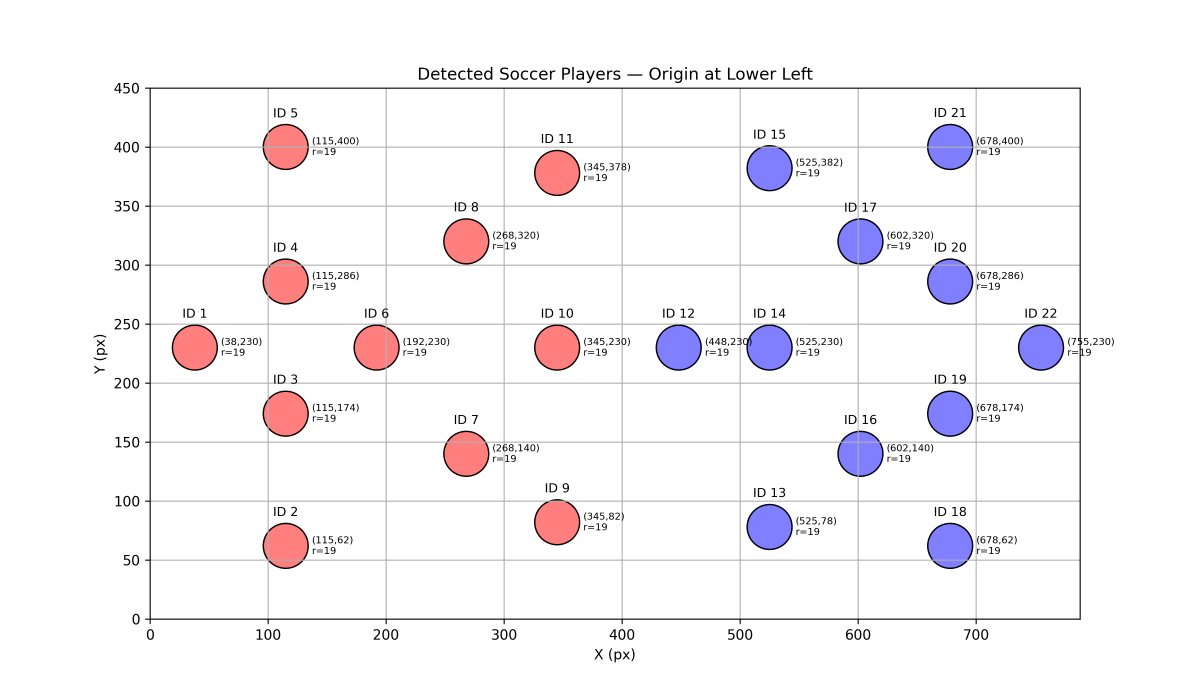
#> input picture player_plot.png, 3600 x 2100 px (shown at 1/3 size)
$ python circleFinding.py --image ../player_plot.png
#> lines starting #> are read from the running program, lines starting #| are printed output that depends on the picture
"""
soccer_circle_detection.py

Detect soccer player circles (22 expected),
output their center coordinates with origin at lower-left,
and visualize circles + labels: ID, coordinates, radius.
Circles are filled: first 11 red, next 11 blue.

Usage:
    python soccer_circle_detection.py --image topdown.png --debug
"""

import cv2
import numpy as np
import argparse
import math
import matplotlib.pyplot as plt

##############################
# Detection Helpers
##############################

def detect_with_hough(gray, dp=1.2, minDist=20, param1=60, param2=25, minRadius=5, maxRadius=60):
    circles = cv2.HoughCircles(gray, cv2.HOUGH_GRADIENT, dp=dp, minDist=minDist,
                               param1=param1, param2=param2,
                               minRadius=minRadius, maxRadius=maxRadius)
    if circles is None:
        return []
    circles = np.round(circles[0, :]).astype(int)
    return [(int(x), int(y), int(r)) for x, y, r in circles]

def detect_with_contours(img, min_area=50, max_area=5000):
    gray = cv2.cvtColor(img, cv2.COLOR_BGR2GRAY)
    thr = cv2.adaptiveThreshold(gray, 255, cv2.ADAPTIVE_THRESH_GAUSSIAN_C,
                                cv2.THRESH_BINARY_INV, 15, 7)
    kernel = cv2.getStructuringElement(cv2.MORPH_ELLIPSE, (5,5))
    clean = cv2.morphologyEx(thr, cv2.MORPH_OPEN, kernel, iterations=1)
    clean = cv2.morphologyEx(clean, cv2.MORPH_CLOSE, kernel, iterations=2)

    contours, _ = cv2.findContours(clean, cv2.RETR_EXTERNAL, cv2.CHAIN_APPROX_SIMPLE)

    circles = []
    for c in contours:
        area = cv2.contourArea(c)
        if area < min_area or area > max_area:
            continue
        (x, y), r = cv2.minEnclosingCircle(c)
        perimeter = cv2.arcLength(c, True)
        if perimeter <= 0:
            continue
        circularity = 4 * math.pi * area / (perimeter * perimeter)
        if circularity < 0.35:
            continue
        circles.append((int(round(x)), int(round(y)), int(round(r))))
    return circles

def select_top_n_by_radius(circles, expected_n):
    if len(circles) <= expected_n:
        return circles
    radii = [c[2] for c in circles]
    med_r = np.median(radii)
    sorted_c = sorted(circles, key=lambda c: abs(c[2] - med_r))
    return sorted_c[:expected_n]

def enforce_common_radius(circles):
    if not circles:
        return circles, None
    med = int(round(np.median([c[2] for c in circles])))
    return [(x, y, med) for (x, y, _) in circles], med

def convert_to_lower_left(circles, img_h):
    return [(x, img_h - y, r) for (x, y, r) in circles]

##############################
# Main Detection Pipeline
##############################

def detect_players(image_path, expected_n=22, debug=False):
#> called with image_path = '../player_plot.png', expected_n = 22, debug = False
    img = cv2.imread(image_path)
#> img is the input picture: shape (2100, 3600, 3); mean B, G, R 246.8, 244.4, 246.8
    if img is None:
        raise FileNotFoundError(image_path)

    h, w = img.shape[:2]
#> h = 2100; w = 3600
    gray = cv2.cvtColor(img, cv2.COLOR_BGR2GRAY)
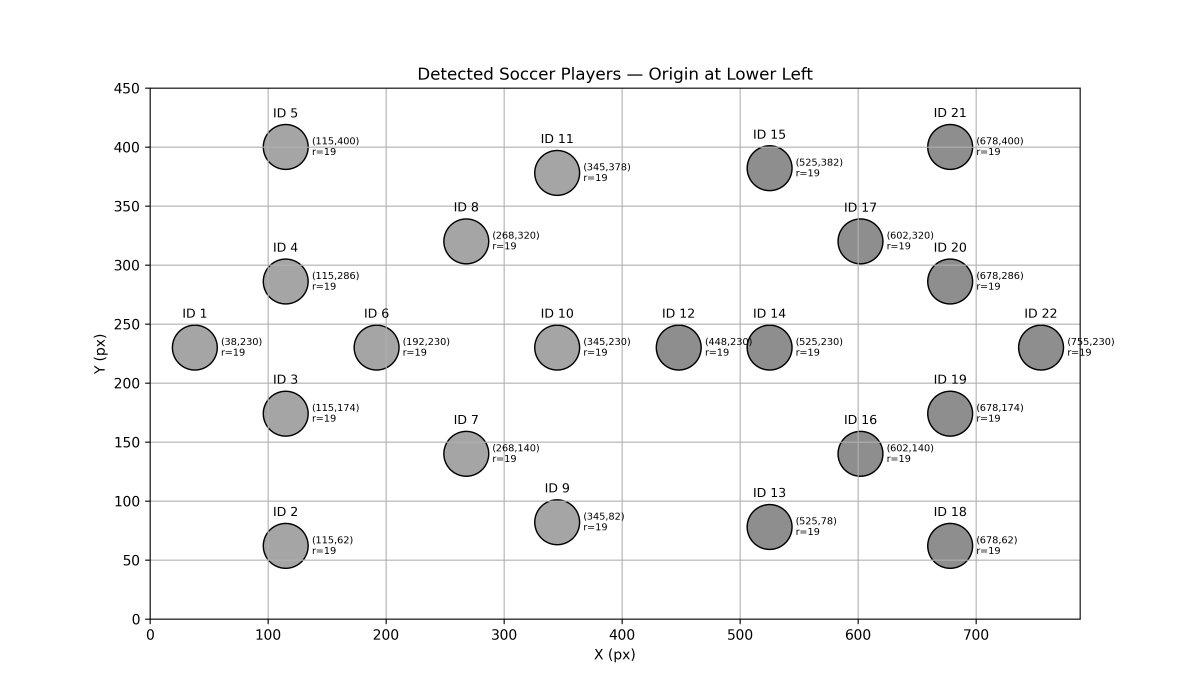
#> gray: shape (2100, 3600) (shown at 1/3 size); min 0, max 255, mean 245.4
    gray_blur = cv2.medianBlur(gray, 5)

    # 1️⃣ Try Hough Circles
    circles = detect_with_hough(
        gray_blur,
        dp=1.2,
        minDist=max(15, min(h,w)//30),
        param1=80,
        param2=28,
        minRadius=min(h,w)//120,
        maxRadius=min(h,w)//30
    )
#> in detect_with_hough, `circles = cv2.HoughCircles(gray, cv2.HOUGH_GRADIENT, dp=dp, minDist=mi..`: circles = 115 rows, first 8: [2035.8, 1042.2, 69.32], [1671, 1042.2, 69.32], [2308.2, 1042.2, 69.32], [583.8, 1042.2, 69.32], [1671, 1566.6, 69.32], [3123, 1042.2, 69.32], [856.2, 844.2, 69.32], [1398.6, 1361.4, 69.32]
#> in detect_with_hough, `circles = np.round(circles[0, :]).astype(int)`: circles = 115 rows, first 8: [2036, 1042, 69], [1671, 1042, 69], [2308, 1042, 69], [584, 1042, 69], [1671, 1567, 69], [3123, 1042, 69], [856, 844, 69], [1399, 1361, 69]
#> circles = 115 items, first 6: (2036, 1042, 69), (1671, 1042, 69), (2308, 1042, 69), (584, 1042, 69), (1671, 1567, 69), (3123, 1042, 69)
    if debug:
        print("Hough found:", len(circles))

    # 2️⃣ If not enough, contour fallback
    if len(circles) < expected_n:
        contour_circles = detect_with_contours(
            img,
            min_area=int(0.3 * math.pi * (min(h,w)/120)**2),
            max_area=int(3.0 * math.pi * (min(h,w)/30)**2)
        )
        if debug:
            print("Contours found:", len(contour_circles))
        circles += contour_circles

    # Duplicate removal
    unique = []
    tol = max(4, min(h,w)//60)
#> tol = 35
    for x,y,r in circles:
        if all((x-cx)**2+(y-cy)**2 > tol*tol for cx,cy,_ in unique):
            unique.append((x,y,r))
#> this loop made 115 passes
#> (x, y, r) on passes 1 to 12: (2036, 1042, 69), (1671, 1042, 69), (2308, 1042, 69), (584, 1042, 69), (1671, 1567, 69), (3123, 1042, 69), (856, 844, 69), (1399, 1361, 69), (2308, 1581, 69), (1130, 1042, 69), (2851, 844, 69), (2581, 1361, 69)
#> after the loop, unique has the same summary as circles
    circles = unique
    if debug: print("After filter:", len(circles))

    # Keep best 22
    circles = select_top_n_by_radius(circles, expected_n)
#> in select_top_n_by_radius, `radii = [c[2] for c in circles]`: radii = 115 values, max 69 at index 0, min 20 at index 61, mean 44.97
#> in select_top_n_by_radius, `med_r = np.median(radii)`: med_r = 43
#> in select_top_n_by_radius, `sorted_c = sorted(circles, key=lambda c: abs(c[2] - med_r))`: sorted_c = 115 items, first 6: (2968, 1657, 43), (2017, 223, 43), (3287, 1057, 43), (2533, 1285, 44), (3229, 1018, 44), (2111, 223, 44)
#> circles = 22 items, first 6: (2968, 1657, 43), (2017, 223, 43), (3287, 1057, 43), (2533, 1285, 44), (3229, 1018, 44), (2111, 223, 44)

    # Force single radius
    circles, common_r = enforce_common_radius(circles)
#> in enforce_common_radius, `med = int(round(np.median([c[2] for c in circles])))`: med = 44
#> circles = 22 items, first 6: (2968, 1657, 44), (2017, 223, 44), (3287, 1057, 44), (2533, 1285, 44), (3229, 1018, 44), (2111, 223, 44); common_r = 44

    # Convert to lower-left origin
    circles_ll = convert_to_lower_left(circles, h)
#> circles_ll = 22 items, first 6: (2968, 443, 44), (2017, 1877, 44), (3287, 1043, 44), (2533, 815, 44), (3229, 1082, 44), (2111, 1877, 44)

    # Sort left→right, bottom→top
    circles_ll.sort(key=lambda c: (c[0], c[1]))

    detected = [{
        "id": i+1,
        "x": float(x),
        "y": float(y),
        "radius": float(r)
    } for i,(x,y,r) in enumerate(circles_ll)]
#> detected = 22 items

    return {
        "image_shape": (w, h),
        "detected": detected,
        "common_radius": float(common_r) if common_r is not None else None,
        "original": img
    }

##############################
# Visualization
##############################

def plot_detected_players(result, save_path=None):
    players = result["detected"]
    img_w, img_h = result["image_shape"]

    plt.figure(figsize=(12, 7))
    ax = plt.gca()

    for p in players:
        x, y, r = p["x"], p["y"], p["radius"]
        # First 11 players red, next 11 blue
        color = 'red' if p["id"] <= 11 else 'blue'
        ax.add_patch(plt.Circle((x, y), r, fill=True, color=color, alpha=0.5))  # Filled circle
        ax.add_patch(plt.Circle((x, y), r, fill=False, color='black', lw=1))  # Black outline
        plt.text(x, y+r+4, f"ID {p['id']}", ha="center", va="bottom", fontsize=9, color="black")
        plt.text(x+r+3, y, f"({x:.0f},{y:.0f})\nr={r:.0f}",
                 ha="left", va="center", fontsize=7, color="black")

    plt.xlim(0, img_w)
    plt.ylim(0, img_h)
    plt.gca().set_aspect("equal")
    plt.grid(True)
    plt.title("Detected Soccer Players — Origin at Lower Left")
    plt.xlabel("X (px)")
    plt.ylabel("Y (px)")

    if save_path:
        plt.savefig(save_path, dpi=300)
        print("Plot saved to:", save_path)

    plt.show()

##############################
# Main run
##############################

if __name__ == "__main__":
    parser = argparse.ArgumentParser()
    parser.add_argument("--image", required=True)
    parser.add_argument("--expected", type=int, default=22)
    parser.add_argument("--debug", action="store_true")
    args = parser.parse_args()

    result = detect_players(args.image, expected_n=args.expected, debug=args.debug)
#> result = 4 items

    print("\nDetected Players:")
    for p in result["detected"]:
        print(f"ID {p['id']:02d}: x={p['x']:.1f}, y={p['y']:.1f}, r={p['radius']:.1f}")
#> this loop made 22 passes
#> p on passes 1 to 12: {'id': 1, 'x': 691, 'y': 1091, 'radius': 44}, {'id': 2, 'x': 827, 'y': 197, 'radius': 44}, {'id': 3, 'x': 980, 'y': 881, 'radius': 44}, {'id': 4, 'x': 1033, 'y': 1273, 'radius': 44}, {'id': 5, 'x': 1309, 'y': 1877, 'radius': 44}, {'id': 6, 'x': 1471, 'y': 815, 'radius': 44}, {'id': 7, 'x': 1553, 'y': 197, 'radius': 44}, {'id': 8, 'x': 1559, 'y': 1875, 'radius': 44}, {'id': 9, 'x': 1603, 'y': 641, 'radius': 44}, {'id': 10, 'x': 1771, 'y': 565, 'radius': 44}, {'id': 11, 'x': 2017, 'y': 1877, 'radius': 44}, {'id': 12, 'x': 2111, 'y': 1877, 'radius': 44}
#| ID 01: x=691.0, y=1091.0, r=44.0
#| ID 02: x=827.0, y=197.0, r=44.0
#| ID 03: x=980.0, y=881.0, r=44.0
#| ID 04: x=1033.0, y=1273.0, r=44.0
#| ID 05: x=1309.0, y=1877.0, r=44.0
#| ID 06: x=1471.0, y=815.0, r=44.0
#| ID 07: x=1553.0, y=197.0, r=44.0
#| ID 08: x=1559.0, y=1875.0, r=44.0
#> (further printed lines are left out)

    plot_detected_players(result, save_path="player_plot.png")
#> in plot_detected_players, `players = result["detected"]`: players = 22 items
#> in plot_detected_players, `img_w, img_h = result["image_shape"]`: img_w = 3600; img_h = 2100
#> the loop in plot_detected_players, `for p in players:` made 22 passes
#> (p, x, y, color) on passes 1 to 10: ({'id': 1, 'x': 691, 'y': 1091, 'radius': 44}, 691, 1091, 'red'), ({'id': 2, 'x': 827, 'y': 197, 'radius': 44}, 827, 197, 'red'), ({'id': 3, 'x': 980, 'y': 881, 'radius': 44}, 980, 881, 'red'), ({'id': 4, 'x': 1033, 'y': 1273, 'radius': 44}, 1033, 1273, 'red'), ({'id': 5, 'x': 1309, 'y': 1877, 'radius': 44}, 1309, 1877, 'red'), ({'id': 6, 'x': 1471, 'y': 815, 'radius': 44}, 1471, 815, 'red'), ({'id': 7, 'x': 1553, 'y': 197, 'radius': 44}, 1553, 197, 'red'), ({'id': 8, 'x': 1559, 'y': 1875, 'radius': 44}, 1559, 1875, 'red'), ({'id': 9, 'x': 1603, 'y': 641, 'radius': 44}, 1603, 641, 'red'), ({'id': 10, 'x': 1771, 'y': 565, 'radius': 44}, 1771, 565, 'red')
#> in plot_detected_players, `plt.savefig(save_path, dpi=300)`:
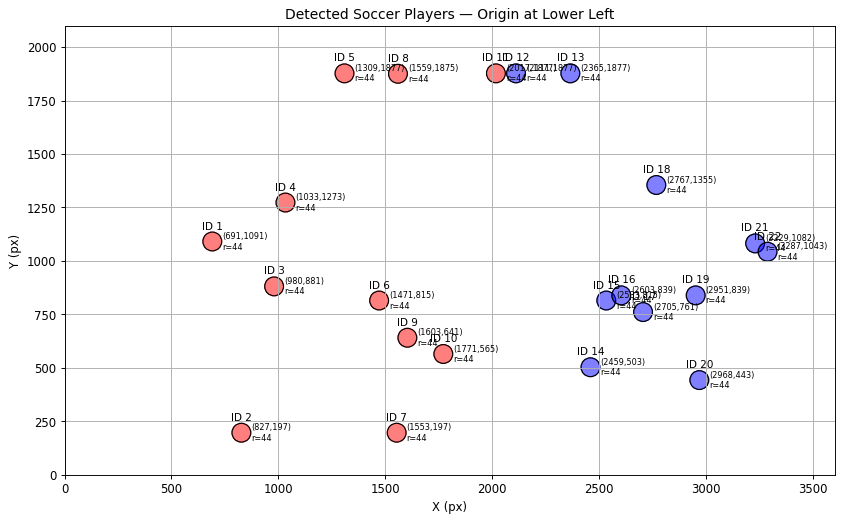
#> figure drawn by matplotlib, 1 panel
